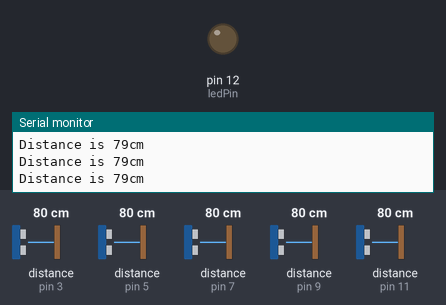
The sketch below on a simulated Arduino Uno, built with avr-gcc and run on an emulated ATmega328P. Parts: output pins drawn as LEDs (lit = HIGH), the last lines printed to the serial monitor. Wiring (inferred from the names in the program): 5 × ultrasonic range finder: trigger pin 2, echo pin 3 / trigger pin 4, echo pin 5 / trigger pin 6, echo pin 7 / trigger pin 8, echo pin 9 / trigger pin 10, echo pin 11. The test bench sets the inputs (shaded band); at power-on: distance to the obstacle (sensors on pin 3, pin 5, pin 7, pin 9, pin 11) 80 cm. The echo pulse lasts 58.3 µs per cm; pins used as bus, display or sensor lines are not drawn.

Above: at 1.2 s.
1.3 s: distance to the obstacle (sensor on pin 3) set to 2 cm
4.3 s: distance to the obstacle (sensor on pin 5) set to 250 cm
7.3 s: distance to the obstacle (sensor on pin 7) set to 4 cm
10.3 s: distance to the obstacle (sensor on pin 9) set to 4 cm
13.3 s: distance to the obstacle (sensor on pin 11) set to 2 cm
16.3 s: distance to the obstacle (sensor on pin 5) set to 52 cm
17.8 s: distance to the obstacle (sensor on pin 5) set to 42 cm
At 18.7 s:
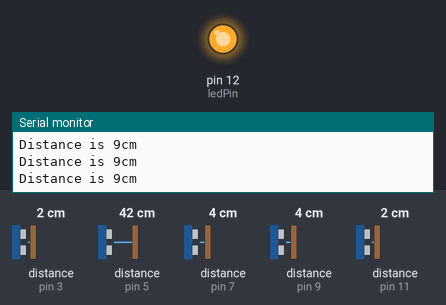
Timing chart, 0 to 20.3 s (numbered marks = the images above; inputs shaded):
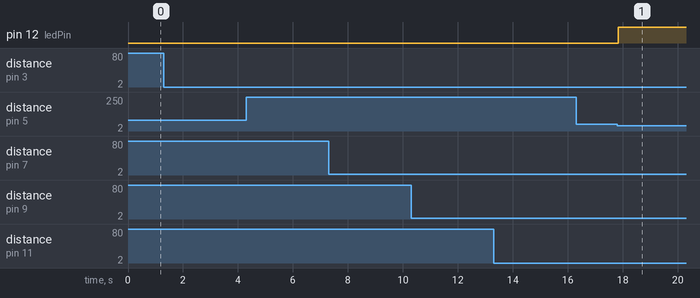

Measured:
- the behaviour switches between 48 and 47 cm on distance to the obstacle (sensor on pin 5) (found by bisection; images 0 and 1)
- after the input at 17.8 s, pin 12 (ledPin): LOW → HIGH at once

The sketch:

sonar.ino
```cpp
int trigPin1=2;
int echoPin1=3;

int trigPin2=4;
int echoPin2=5;

int trigPin3=6;
int echoPin3=7;

int trigPin4=8;
int echoPin4=9;

int trigPin5=10;
int echoPin5=11;

//int Buzzer = 13; // Connect buzzer pin to 13
int ledPin= 12;  //Connect LEd pin to 12

void setup() {
  Serial.begin (9600);
  pinMode(trigPin1, OUTPUT);
  pinMode(echoPin1, INPUT);
  pinMode(trigPin2, OUTPUT);
  pinMode(echoPin2, INPUT);
  pinMode(trigPin3, OUTPUT);
  pinMode(echoPin3, INPUT);
  pinMode(trigPin4, OUTPUT);
  pinMode(echoPin4, INPUT);
  pinMode(trigPin5, OUTPUT);
  pinMode(echoPin5, INPUT);
  //pinMode(Buzzer, OUTPUT);
  pinMode(ledPin, OUTPUT);

}

void loop() {
  long duration1, distance1;
  int var1=0,var2=0,var3=0,var4=0,var5=0,sum,count=0;

  digitalWrite(trigPin1, LOW);  // Added this line
  delayMicroseconds(2); // Added this line
  digitalWrite(trigPin1, HIGH);
  delayMicroseconds(10); // Added this line
  digitalWrite(trigPin1, LOW);
  duration1 = pulseIn(echoPin1, HIGH);
  distance1 = (duration1/2) / 29.1;

  if (distance1 >= 500 || distance1 <= 0){
    // Serial.println("Out of range");
    var1=0;
  }
  else {
    // Serial.print ( "Sensor1  ");
    // Serial.print (distance1);
    // Serial.println("cm");
    var1=distance1;
    count++;
  }
  //delay(20);
  long duration2, distance2;
   digitalWrite(trigPin2, LOW);  // Added this line
   delayMicroseconds(2); // Added this line
   digitalWrite(trigPin2, HIGH);
   delayMicroseconds(10); // Added this line
   digitalWrite(trigPin2, LOW);
   duration2 = pulseIn(echoPin2, HIGH);
   distance2= (duration2/2) / 29.1;

   if (distance2 >= 500 || distance2 <= 0){
    // Serial.println("Out of range");
    var2=0;
  }
  else {
    // Serial.print("Sensor2  ");
    // Serial.print(distance2);
    // Serial.println("cm");
    var2=distance2;
    count++;
  }
  //delay(20);
  long duration3, distance3;
  digitalWrite(trigPin3, LOW);  // Added this line
  delayMicroseconds(2); // Added this line
  digitalWrite(trigPin3, HIGH);
  delayMicroseconds(10); // Added this line
  digitalWrite(trigPin3, LOW);
  duration3 = pulseIn(echoPin3, HIGH);
  distance3= (duration3/2) / 29.1;

   if (distance3 >= 500 || distance3 <= 0){
    // Serial.println("Out of range");
    var3=0;
  }
  else {
    // Serial.print("Sensor3  ");
    // Serial.print(distance3);
    // Serial.println("cm");
    var3=distance3;
    count++;
  }
  //delay(20);

  long duration4, distance4;
  digitalWrite(trigPin4, LOW);  // Added this line
  delayMicroseconds(2); // Added this line
  digitalWrite(trigPin4, HIGH);
  delayMicroseconds(10); // Added this line
  digitalWrite(trigPin4, LOW);
  duration4 = pulseIn(echoPin4, HIGH);
  distance4= (duration4/2) / 29.1;

   if (distance4 >= 500 || distance4 <= 0){
    // Serial.print("Out of range");
    var4=0;
  }
  else {
    // Serial.print("Sensor4  ");
    // Serial.print(distance4);
    // Serial.print("cm");
    var4=distance4;
    count++;
  }
  //delay(20);


  long duration5, distance5;
  digitalWrite(trigPin5, LOW);  // Added this line
  delayMicroseconds(2); // Added this line
  digitalWrite(trigPin5, HIGH);
  delayMicroseconds(10); // Added this line
  digitalWrite(trigPin5, LOW);
  duration5 = pulseIn(echoPin5, HIGH);
  distance5= (duration5/2) / 29.1;

   if (distance5 >= 500 || distance5 <= 0){
    // Serial.println("Out of range");
    var5=0;
  }
  else {
    // Serial.print("Sensor5  ");
    // Serial.print(distance5);
    // Serial.println("cm");
    var5=distance5;
    count++;
  }
  //delay(20);

  if(count==0){
    sum=0;
  }
  else{
   sum=(var1+var2+var3+var4+var5)/count;
  }
  Serial.print("Distance is ");
  Serial.print(sum);
  Serial.println("cm");

  if (sum >=0 && sum <= 10)
        {
        //tone(Buzzer,400);              // play tone of 400Hz for 500 ms
        digitalWrite(ledPin,HIGH);
        }
  else {
        //digitalWrite(Buzzer,LOW);
        digitalWrite(ledPin,LOW);
  }
}
```
